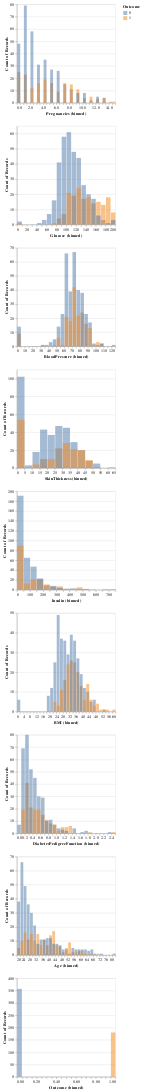

This figure's notebook cell:
### Code cell
feature_histograms = alt.Chart(train_df).transform_calculate(
).mark_bar(opacity=0.5).encode( x = alt.X(alt.repeat()).type(
'quantitative').bin(maxbins=30), y= alt.Y('count()').stack(False),
                               color = 'Outcome:N'
).properties( height=250,
width=250 ).repeat(
features, columns=1
)

feature_histograms

### Figure 1 — Vega-Lite specification as saved in the notebook (floating-point values rounded to 4 significant figures; data arrays with more than 128 entries replaced by an {"elided": "..."} marker saying what was removed)
{"config": {"view": {"continuousWidth": 300, "continuousHeight": 300}}, "repeat": ["Pregnancies", "Glucose", "BloodPressure", "SkinThickness", "Insulin", "BMI", "DiabetesPedigreeFunction", "Age", "Outcome"], "spec": {"data": {"name": "data-0ee115d664ec93852f2690709b81a458"}, "mark": {"type": "bar", "opacity": 0.5}, "encoding": {"color": {"field": "Outcome", "type": "nominal"}, "x": {"bin": {"maxbins": 30}, "field": {"repeat": "repeat"}, "type": "quantitative"}, "y": {"aggregate": "count", "stack": false, "type": "quantitative"}}, "height": 250, "width": 250}, "columns": 1, "$schema": "https://vega.github.io/schema/vega-lite/v5.20.1.json", "datasets": {"data-0ee115d664ec93852f2690709b81a458": {"elided": "537 records"}}}
